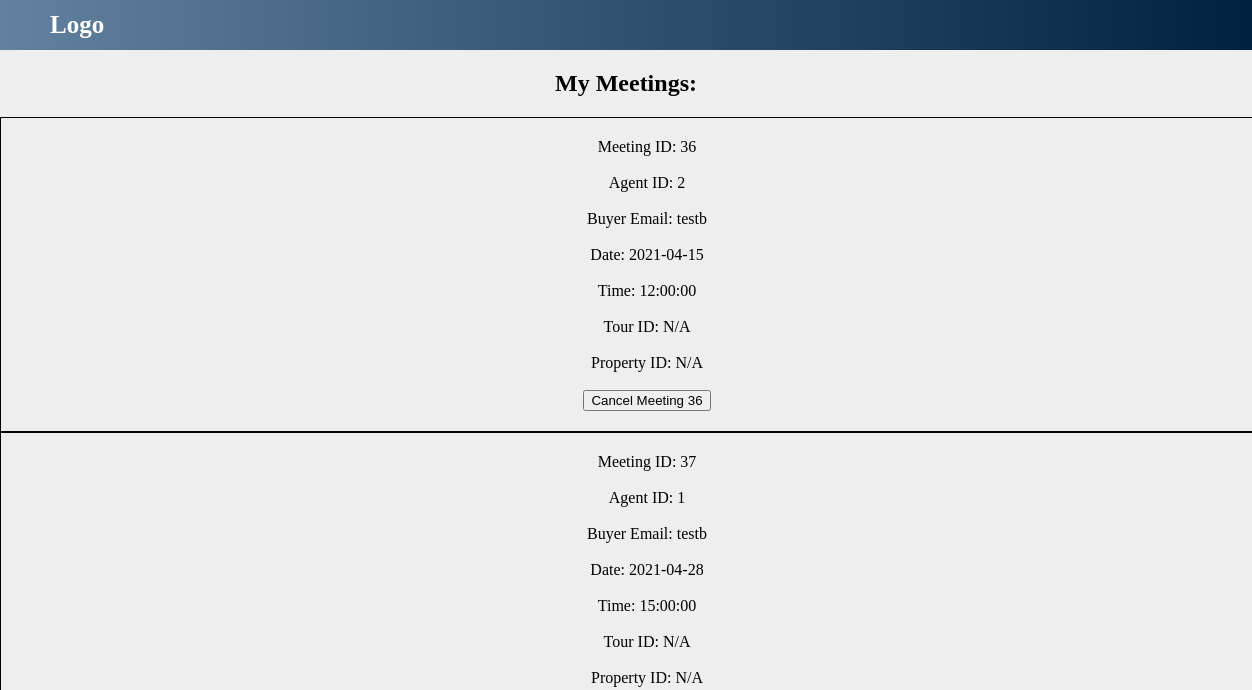
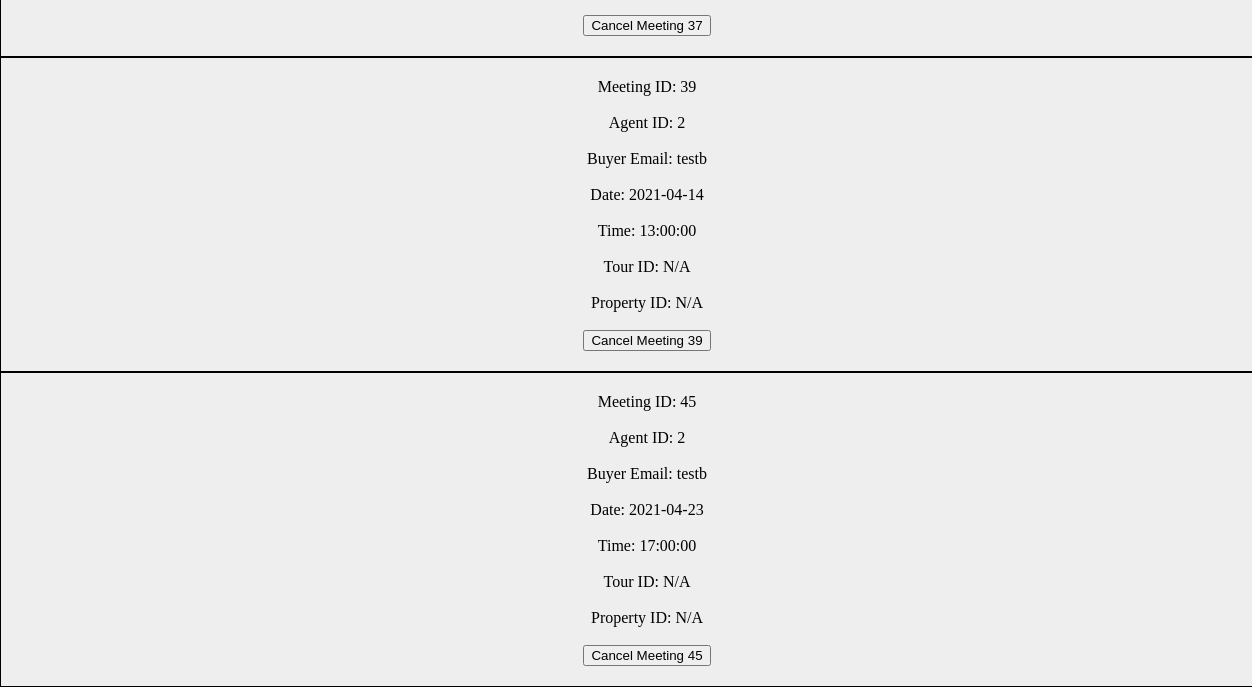
The app's page /real-estate-db/viewMeetings.php (signed in), older data (2 pictures, top to bottom).
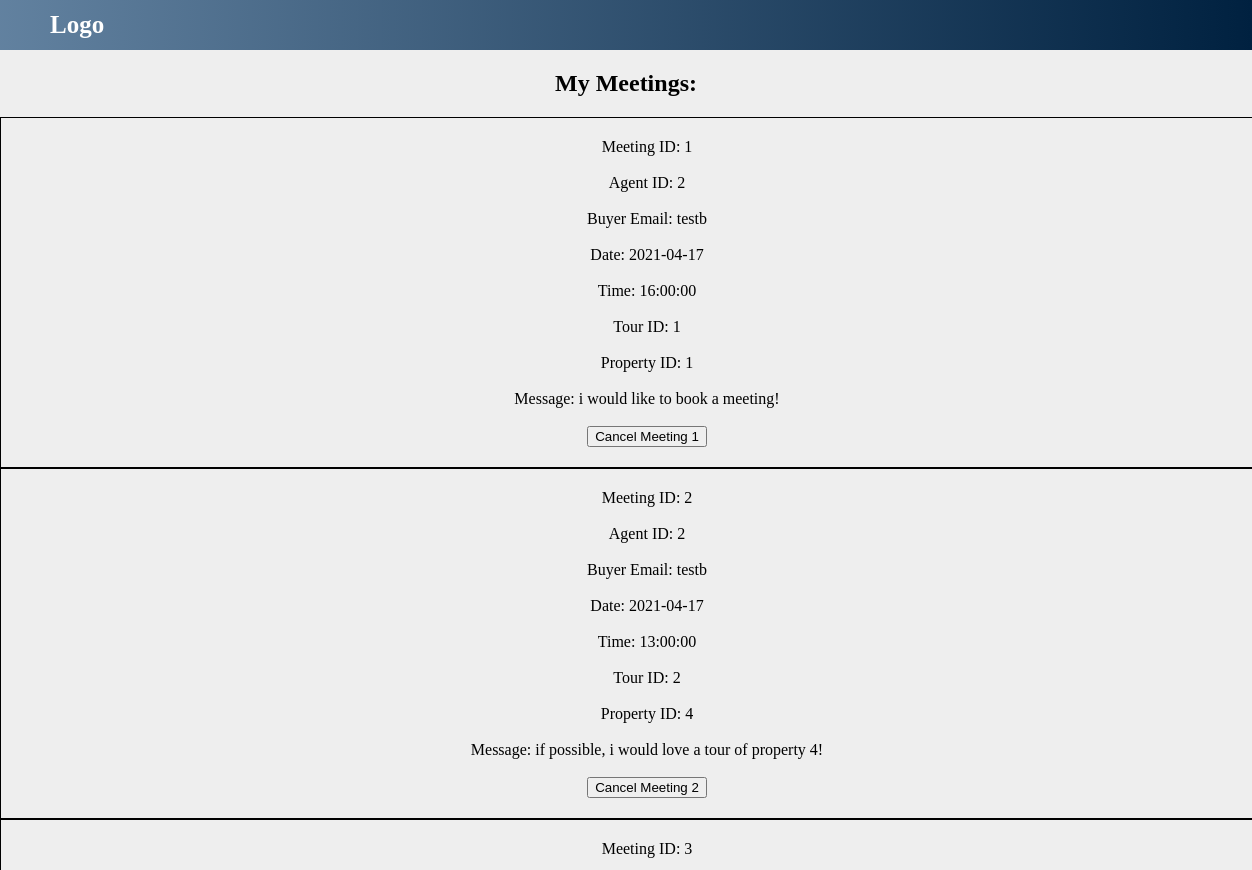
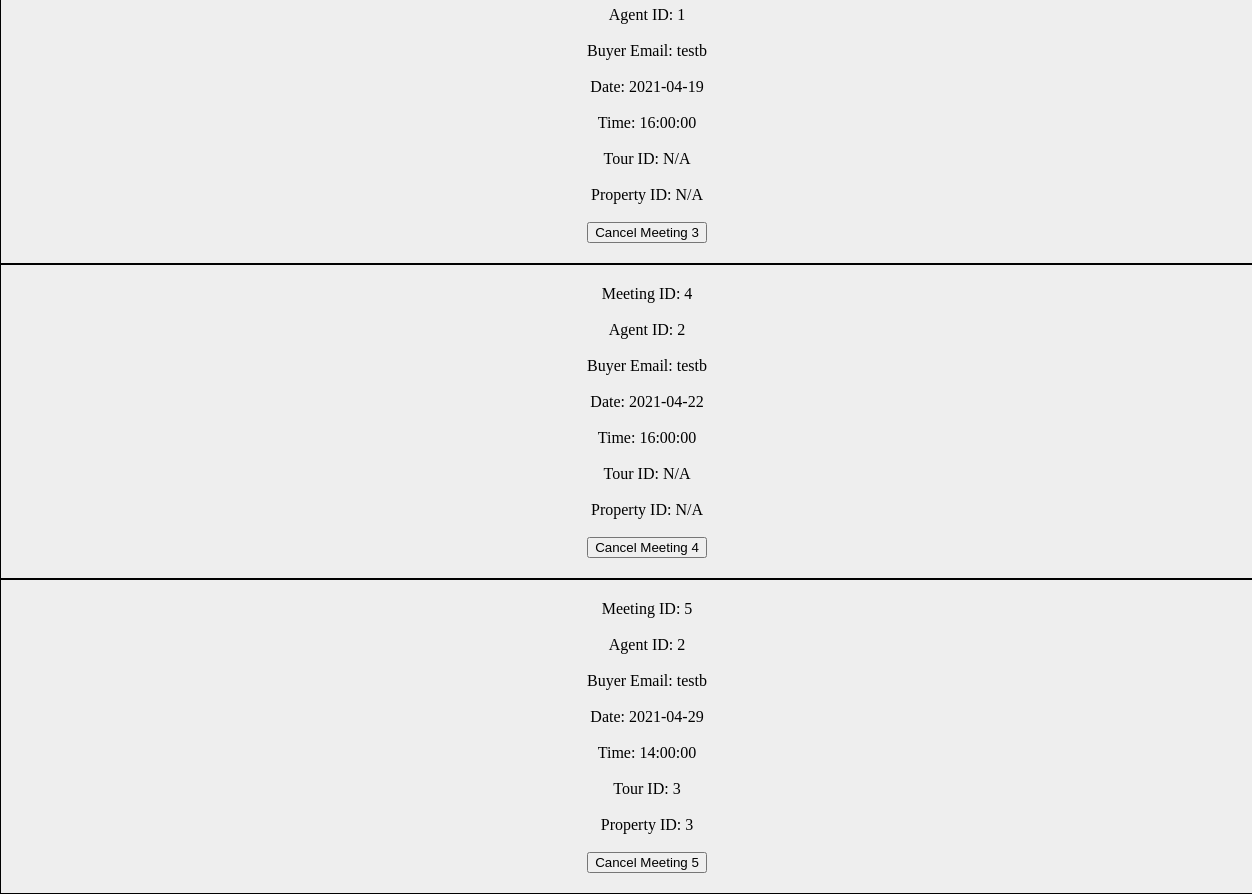
The same page, newer data (2 pictures, top to bottom).
### tables this page shows
CREATE TABLE `online_meeting` (
  `Meeting_ID` int(11) NOT NULL,
  `Agent_ID` int(11) NOT NULL,
  `Date` date NOT NULL,
  `Time` time NOT NULL,
  `B_Email` varchar(50) NOT NULL,
  `Message` varchar(250) DEFAULT NULL
);

CREATE TABLE `online_meeting_has_tour` (
  `Tour_ID` int(11) NOT NULL,
  `Meeting_ID` int(11) NOT NULL
);

CREATE TABLE `tour` (
  `Tour_ID` int(11) NOT NULL,
  `Property_ID` int(11) NOT NULL,
  `Agent_ID` int(11) NOT NULL
);

### real-estate-db/functions.php (called while the page is built, shortened)
<?php
function check_login($conn) {
    if (isset($_SESSION['Email'])) {
        $email = $_SESSION['Email'];
        $query = "select * from real_estate_agent where Email = '$email' limit 1";
        $result = mysqli_query($conn, $query);
        $query = "(select * from buyer where Email = '$email') UNION ALL (select * from seller where Email = '$email') limit 1";
        $result = mysqli_query($conn, $query);
        if($result && mysqli_num_rows($result) > 0) {
            $user_data = mysqli_fetch_assoc($result);
            return $user_data;
        }
    }
    die;
}
?>

### real-estate-db/viewMeetings.php (the view, shortened to what this page needs)
<?php
    include("connection.php");
    include("functions.php");
    $user_data = check_login($conn);
?>
<!DOCTYPE html>
<html>
<head>
	<link rel="stylesheet" type="text/css" href="style.css"/>
</head>
<body>
    <div class="grad">
		<h1 class="logo"> Logo </h1>
	</div>
    <div>
		<h2><center>My Meetings:</center></h2>
	</div>
    <form method="post" action="" >
<?php
    $email = $user_data['Email'];
    if ($_SESSION['Account_Type']=="buyer") {
        $query = "select * from online_meeting where B_Email = '$email'";
    } else if ($_SESSION['Account_Type']=="agent") {
        $query = "select Agent_ID from real_estate_agent where Email = '$email'";
        $result = mysqli_query($conn, $query);
        if ($result && mysqli_num_rows($result)>0) {
            $agent_data = mysqli_fetch_assoc($result);
            $agent_id = $agent_data['Agent_ID'];
            $query = "select * from online_meeting where Agent_ID = '$agent_id'";
        } else {
            echo "There was an error";
            die;
        }
    }
    $result = mysqli_query($conn, $query);
    if ($result) {
        if (mysqli_num_rows($result) > 0) {
            while($meet_data = mysqli_fetch_assoc($result)){
                $tour_id = $property_id = "N/A";
                $meet_id = $meet_data['Meeting_ID'];
                $query = "select Tour_ID from online_meeting_has_tour where Meeting_ID = '$meet_id' limit 1";
                $has_tour = mysqli_query($conn, $query);
                if ($has_tour && mysqli_num_rows($has_tour) > 0) {
			        $tour_data = mysqli_fetch_assoc($has_tour);
                    $tour_id = $tour_data['Tour_ID'];
                    $query = "select * from tour where Tour_ID = '$tour_id' limit 1";
                    $tour_data = mysqli_query($conn, $query);
                    if ($tour_data && mysqli_num_rows($tour_data) > 0) {
                        $tour_data = mysqli_fetch_assoc($tour_data);
                        $property_id = $tour_data['Property_ID'];
                    }
                }
                ?>
                <div class="meeting_div">
                    Meeting ID: <?php echo $meet_id;?></br></br>
                    Agent ID: <?php echo $meet_data['Agent_ID'];?></br></br>
                    Buyer Email: <?php echo $meet_data['B_Email'];?></br></br>
                    Date: <?php echo $meet_data['Date'];?></br></br>
                    Time: <?php echo $meet_data['Time'];?></br></br>
                    Tour ID: <?php echo $tour_id;?></br></br>
                    Property ID: <?php echo $property_id;?></br></br>
                    <?php if (!empty($meet_data['Message'])) {
                        echo "Message: " . $meet_data['Message'] . "</br></br>";
                    }?>
                    <input type="submit" name="cancel" value="<?php echo "Cancel Meeting " . $meet_id;?>">
                </div>
            <?php }
        } else {
            echo "You have no meetings.";
        }
    } else {
        echo "There was an error loading your meetings.";
    }
?>
</body>
</html>

### real-estate-db/style.css (style rules this page uses)
body { background: #eee; }

### real-estate-db/viewMeetings.php (style rules this page uses)
.grad { width: 100%; height: 50px; background-image: linear-gradient(to right, rgba(38,83,126,0.7), rgba(0,33,64,1)); }
body { margin: 0px; padding: 0px; }
.logo { color: #ffffff; font-size: 25px; text-align: left; margin-top: 0px; float: left; margin: 0px; line-height: 50px; padding-left: 50px; }
.meeting_div { float: left; width: 100%; border: 1px solid; padding: 20px 20px; text-align: center; }

Row changes from the older to the newer data that the page shows:
removed online_meeting: Meeting_ID "36", Agent_ID "2", B_Email "testb", Date "2021-04-15", Time "12:00:00", tour_id "N/A", property_id "N/A", cancel "Cancel Meeting 36"
removed online_meeting: Meeting_ID "37", Agent_ID "1", B_Email "testb", Date "2021-04-28", Time "15:00:00", tour_id "N/A", property_id "N/A", cancel "Cancel Meeting 37"
removed online_meeting: Meeting_ID "39", Agent_ID "2", B_Email "testb", Date "2021-04-14", Time "13:00:00", tour_id "N/A", property_id "N/A", cancel "Cancel Meeting 39"
removed online_meeting: Meeting_ID "45", Agent_ID "2", B_Email "testb", Date "2021-04-23", Time "17:00:00", tour_id "N/A", property_id "N/A", cancel "Cancel Meeting 45"
added online_meeting: Meeting_ID "1", Agent_ID "2", B_Email "testb", Date "2021-04-17", Time "16:00:00", online_meeting_has_tour.Tour_ID "1", tour.Property_ID "1", Message "i would like to book a meeting!", cancel "Cancel Meeting 1"
added online_meeting: Meeting_ID "2", Agent_ID "2", B_Email "testb", Date "2021-04-17", Time "13:00:00", online_meeting_has_tour.Tour_ID "2", tour.Property_ID "4", Message "if possible, i would love a tour of property 4!", cancel "Cancel Meeting 2"
added online_meeting: Meeting_ID "3", Agent_ID "1", B_Email "testb", Date "2021-04-19", Time "16:00:00", tour_id "N/A", property_id "N/A", cancel "Cancel Meeting 3"
added online_meeting: Meeting_ID "4", Agent_ID "2", B_Email "testb", Date "2021-04-22", Time "16:00:00", tour_id "N/A", property_id "N/A", cancel "Cancel Meeting 4"
added online_meeting: Meeting_ID "5", Agent_ID "2", B_Email "testb", Date "2021-04-29", Time "14:00:00", online_meeting_has_tour.Tour_ID "3", tour.Property_ID "3", cancel "Cancel Meeting 5"
